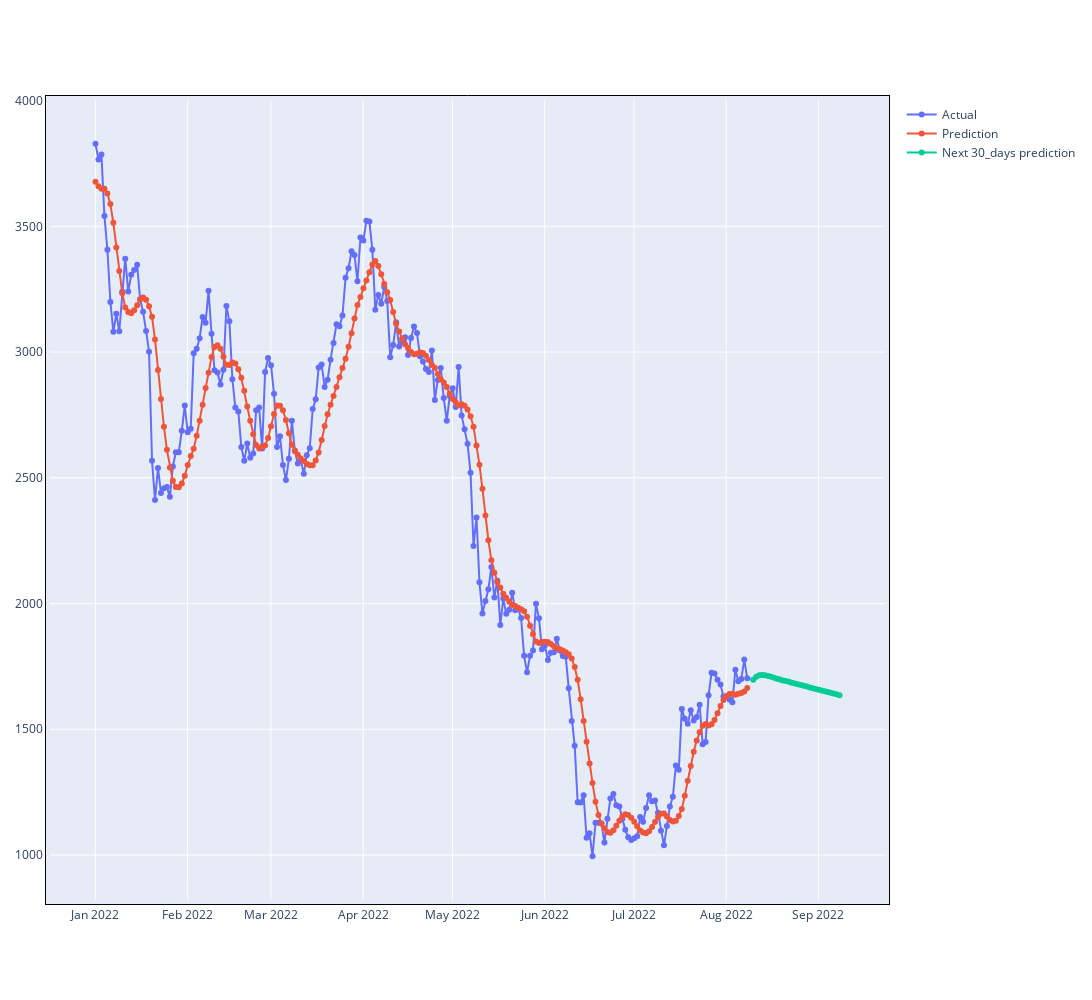

Write notebook code for a chart like this one.
### Code cell
# Display Chart
trace_close = go.Scatter(x=actual_pred.index, y=actual_pred['close'], mode='lines+markers', name='Actual')
trace_prediction = go.Scatter(x=actual_pred.index, y=actual_pred['prediction'], mode='lines+markers', name='Prediction')
trace_next_30days_prediction = go.Scatter(x=preds.index, y=preds['close'], mode='lines+markers', name='Next 30_days prediction')

# Fill out data with our traces
data = [trace_close, trace_prediction, trace_next_30days_prediction]
layout = go.Layout(
    autosize=False,
    width=2000,
    height=1000,

    xaxis= go.layout.XAxis(linecolor = 'black',
                          linewidth = 1,
                          mirror = True),

    yaxis= go.layout.YAxis(linecolor = 'black',
                          linewidth = 1,
                          mirror = True),

    margin=go.layout.Margin(
        l=50,
        r=50,
        b=100,
        t=100,
        pad = 4
    )
)
fig = go.Figure(data=data, layout=layout)
# Plot it and save as basic-line.html
pyo.iplot(fig, filename = 'chart')

### Figure 1 — Plotly figure (JSON) as saved in the notebook; plotly's stock layout.template omitted (floating-point values rounded to 4 significant figures; data arrays with more than 128 entries replaced by an {"elided": "..."} marker saying what was removed)
{"data": [{"mode": "lines+markers", "name": "Actual", "type": "scatter", "x": {"elided": "220 str values"}, "y": {"elided": "220 float values"}}, {"mode": "lines+markers", "name": "Prediction", "type": "scatter", "x": {"elided": "220 str values"}, "y": {"elided": "220 float values"}}, {"mode": "lines+markers", "name": "Next 30_days prediction", "type": "scatter", "x": ["2022-08-10T01:59:59.999000", "2022-08-11T01:59:59.999000", "2022-08-12T01:59:59.999000", "2022-08-13T01:59:59.999000", "2022-08-14T01:59:59.999000", "2022-08-15T01:59:59.999000", "2022-08-16T01:59:59.999000", "2022-08-17T01:59:59.999000", "2022-08-18T01:59:59.999000", "2022-08-19T01:59:59.999000", "2022-08-20T01:59:59.999000", "2022-08-21T01:59:59.999000", "2022-08-22T01:59:59.999000", "2022-08-23T01:59:59.999000", "2022-08-24T01:59:59.999000", "2022-08-25T01:59:59.999000", "2022-08-26T01:59:59.999000", "2022-08-27T01:59:59.999000", "2022-08-28T01:59:59.999000", "2022-08-29T01:59:59.999000", "2022-08-30T01:59:59.999000", "2022-08-31T01:59:59.999000", "2022-09-01T01:59:59.999000", "2022-09-02T01:59:59.999000", "2022-09-03T01:59:59.999000", "2022-09-04T01:59:59.999000", "2022-09-05T01:59:59.999000", "2022-09-06T01:59:59.999000", "2022-09-07T01:59:59.999000", "2022-09-08T01:59:59.999000"], "y": [1697.0, 1709.0, 1715.0, 1716.0, 1715.0, 1712.0, 1709.0, 1705.0, 1701.0, 1698.0, 1694.0, 1692.0, 1689.0, 1685.0, 1682.0, 1679.0, 1676.0, 1673.0, 1670.0, 1667.0, 1664.0, 1660.0, 1657.0, 1654.0, 1651.0, 1648.0, 1645.0, 1642.0, 1639.0, 1636.0]}], "layout": {"autosize": false, "height": 1000, "margin": {"b": 100, "l": 50, "pad": 4, "r": 50, "t": 100}, "width": 2000, "xaxis": {"autorange": true, "linecolor": "black", "linewidth": 1, "mirror": true, "range": ["2021-12-17 11:18:13.288", "2022-09-22 15:41:46.71"], "type": "date"}, "yaxis": {"autorange": true, "linecolor": "black", "linewidth": 1, "mirror": true, "range": [821.2, 4002.0], "type": "linear"}}}
